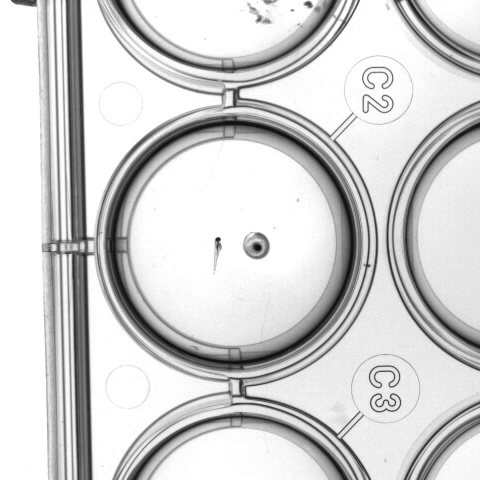
#> input picture Methods/0.jpg, 480 x 480 px; its folder holds only this picture in this run
$ python -i ImageProcessing.py   (imports and definitions only)
#> lines starting #> are read from the running program, lines starting #| are printed output that depends on the picture; after the words box and inside, x2 and y2 are one past the last pixel; in counts of white or black regions, pixels touching at a corner belong together
#> further down, picture is the input picture: shape (480, 480, 3); min 12, max 255, mean 210.2
import numpy as np
import time
import os
import csv

import cv2


import matplotlib.pyplot as plt

def well_detection(gray, high_thre, low_thre, radius):
    # gray = cv2.medianBlur(gray, 5)
#> called with high_thre = 220, low_thre = 30, radius = 200
    rows = gray.shape[0]
#> rows = 480
    circles = cv2.HoughCircles(gray, cv2.HOUGH_GRADIENT, 1, rows / 5,
                               param1=high_thre, param2=low_thre,
                               minRadius=radius-10, maxRadius=radius+10)
#> circles = [[170.5, 243.5, 190.7]]
    #print(circles)
    radius = 175

    #muted when training
    """
    im_color = cv2.cvtColor(gray, cv2.COLOR_GRAY2BGR)
    if circles is not None:
        circles_int = np.uint16(np.around(circles))
        for i in circles_int[0, :]:
            center = (i[0], i[1])
            # circle center
            cv2.circle(im_color, center, 1, (0, 255, 0), 3)
            # circle outline
            radius = i[2]
            cv2.circle(im_color, center, 170, (0, 255, 0), 3)
    cv2.imshow("detected circles", im_color)
    cv2.waitKey(0)
    """

    if circles is not None:
        well_centerx = np.uint16(np.round(np.average(circles[0, :, 0])))
#> well_centerx = 170
        well_centery = np.uint16(np.round(np.average(circles[0, :, 1])))
#> well_centery = 244
        well_radius = radius #np.uint16(np.round(np.max(circles[0, :, 2])))
        #return True, (well_centerx, well_centery, 110)


    else:
        well_centerx = 240
        well_centery = 240
        well_radius = radius
        #return False, (240, 240, 110)

    # first rough mask for well detection
    mask = np.zeros(gray.shape[:2], dtype="uint8")
    cv2.circle(mask, (well_centerx, well_centery), well_radius, 255, -1)
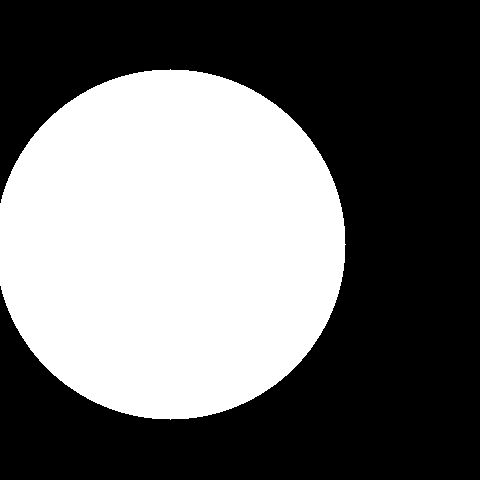
#> mask: shape (480, 480); 41.7% white; 1 white region, box (x1, y1, x2, y2) and area: (0, 69, 346, 420) 95978
    gray_masked = cv2.bitwise_and(gray, gray, mask=mask)
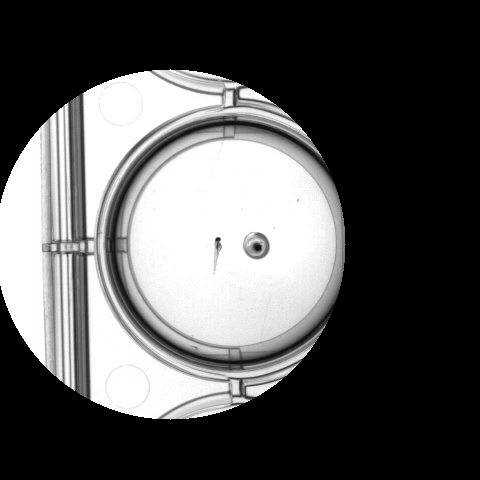
#> gray_masked: shape (480, 480); min 0, max 255, mean 86.6

    mask_inv = cv2.bitwise_not(mask)
    gray_masked += mask_inv
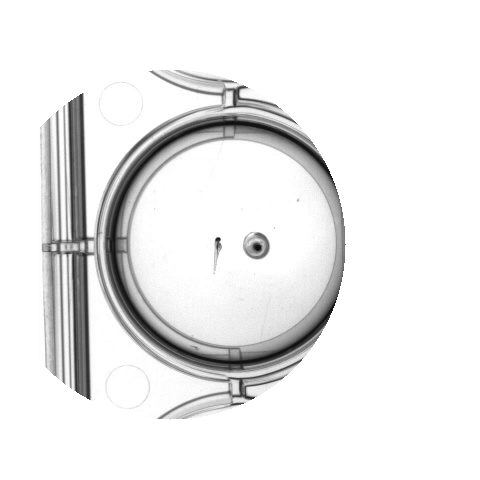
#> gray_masked: shape (480, 480); min 12, max 255, mean 235.4

    cv2.imshow("cropped", gray_masked)
    cv2.waitKey(0)

    return True, (well_centerx, well_centery, well_radius), gray_masked

def binarization(im, thre = 190, type = "no"):
    im_gray = cv2.cvtColor(im, cv2.COLOR_BGR2GRAY)
    if type == "no":
        _, _, im_well = well_detection(im_gray, 220, 30, 200)
        #cv2.imshow("im_well", im_well)
    else:
        _, _, im_well = well_detection(im_gray, 220, 30, 200)
        #cv2.imshow("im_well", im_well)
    ret, th = cv2.threshold(im_well, thre, 255, cv2.THRESH_BINARY)
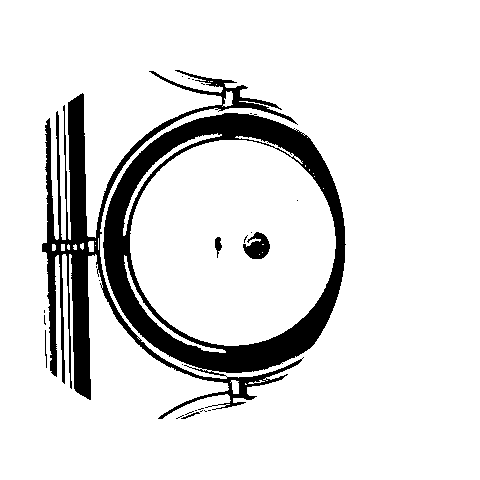
#> th: shape (480, 480); 87.8% white; 25 black regions (20 under 20 px), largest, box (x1, y1, x2, y2) and area: (42, 70, 346, 419) 27382, (243, 232, 270, 259) 464, (215, 237, 222, 258) 85, (45, 330, 47, 368) 40, (181, 412, 200, 419) 35
#> ret = 190
    binary = np.zeros(th.shape, np.uint8)
    binary[np.where(th == 0)] = 1
    binary[np.where(th == 255)] = 0

    return binary

# [7 lines not run here, left out]

>>> import cv2
>>> picture = cv2.imread('../Methods/0.jpg')
>>> result = binarization(picture)
